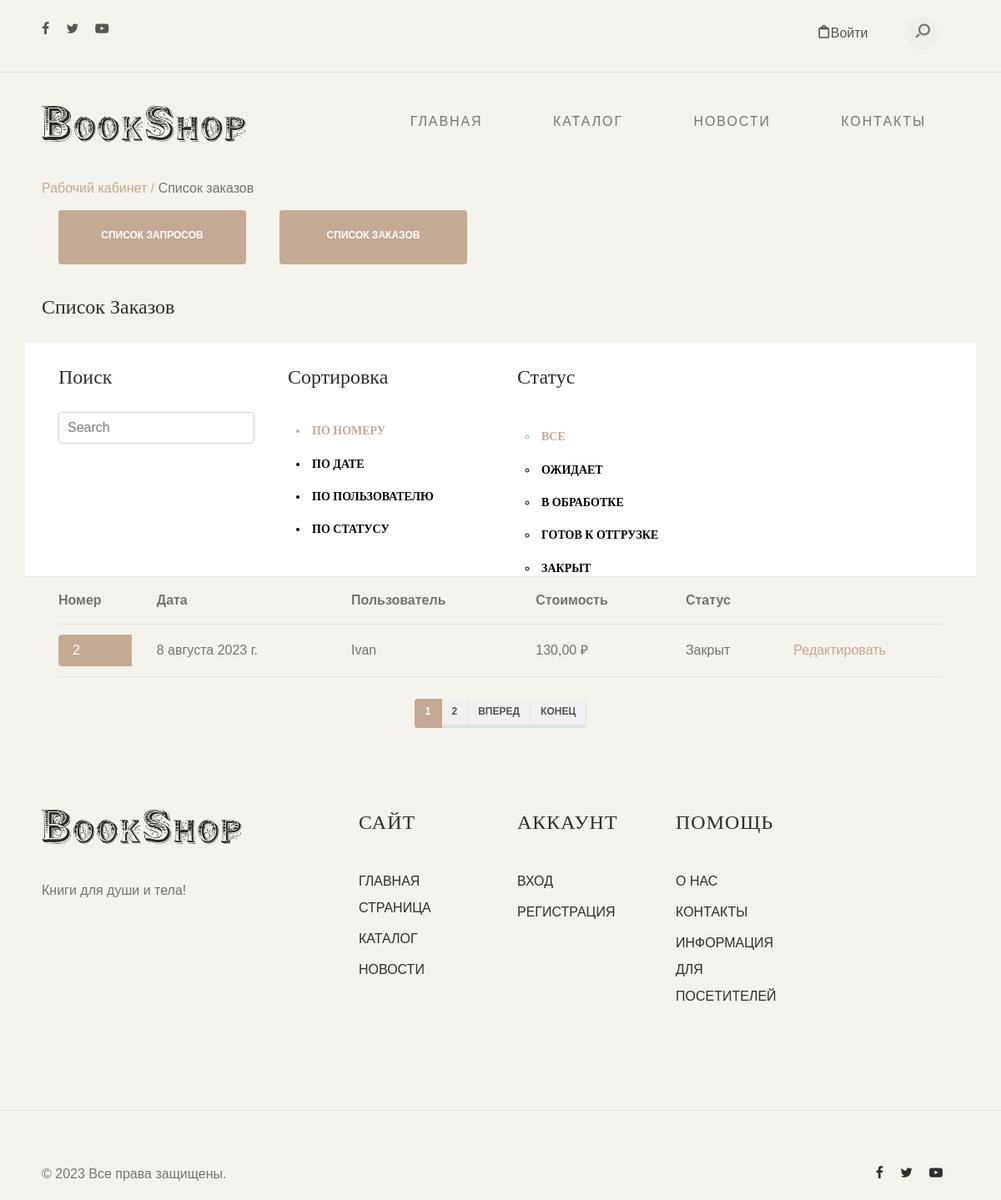
The page /order_list/ on the database as committed earlier.
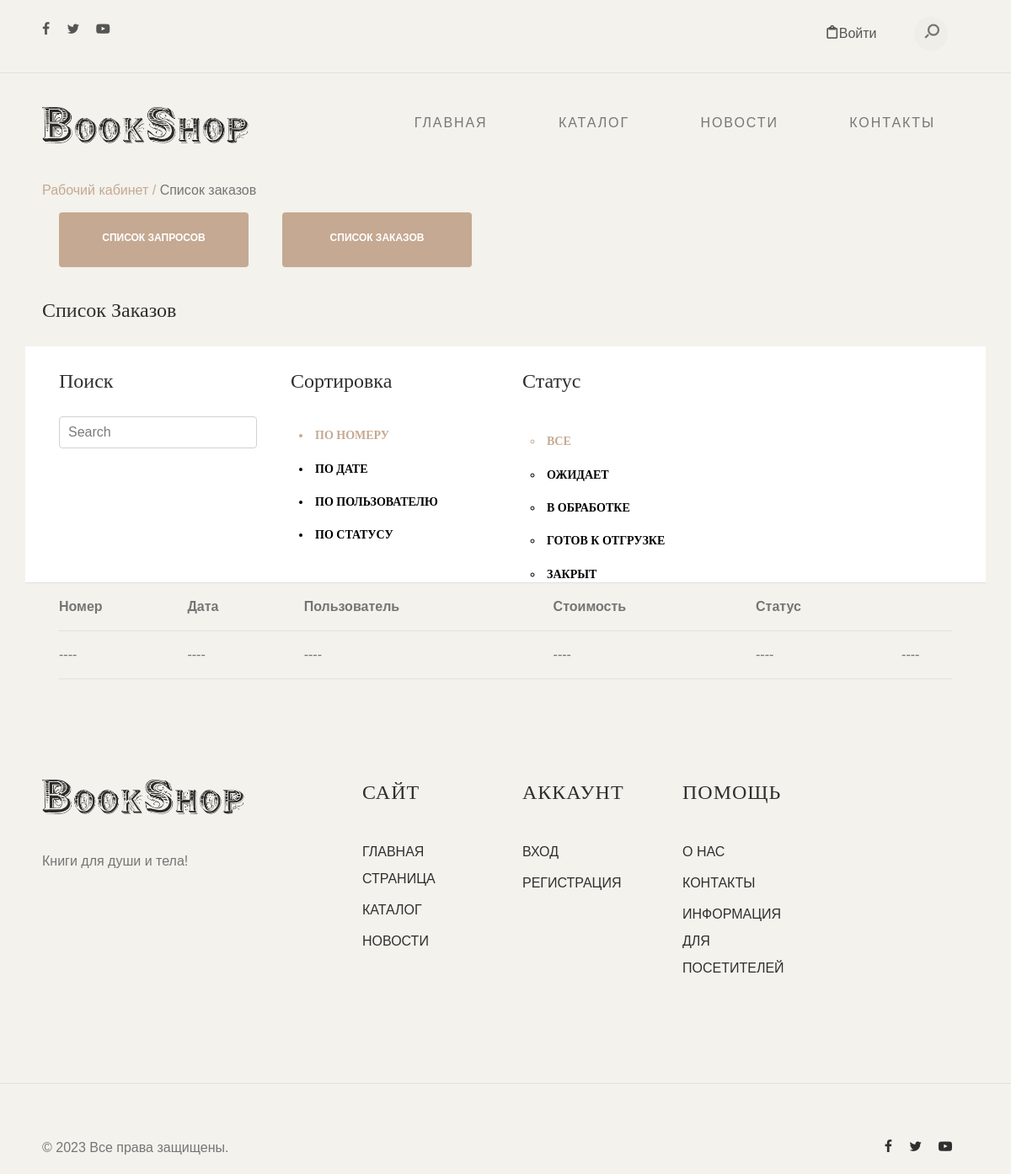
The same page on the database as committed later.
### basketapp/models.py (models this page shows, shortened)
class Order(models.Model):
    create_date = models.DateField(auto_now_add=True)
    update_date = models.DateField(auto_now=True)
    status = models.CharField(max_length=20, choices=STATUS, default=DEFAULT_STATUS)
    user = models.ForeignKey(User, on_delete=models.CASCADE)
    def sum(self):
        baskets = Basket.objects.filter(order=self.pk)
        return sum(basket.sum() for basket in baskets)

class Basket(models.Model):
    user = models.ForeignKey(User, on_delete=models.CASCADE)
    book = models.ForeignKey(Book, on_delete=models.CASCADE)
    order = models.ForeignKey(Order, on_delete=models.CASCADE, null=True, blank=True)
    create_date = models.DateField(auto_now_add=True)
    update_date = models.DateField(auto_now=True)
    quantity = models.PositiveIntegerField(default=1)
    def sum(self):
        return self.quantity * self.book.price

### authapp/models.py (models this page shows, shortened)
class User(AbstractUser):
    guid = models.CharField(max_length=128, blank=True, null=True)

### mainapp/models.py (models this page shows, shortened)
class Book(models.Model):
    name = models.CharField(max_length=64)
    author = models.CharField(max_length=64, blank=True)
    foto = models.ImageField(upload_to='book_images', blank=True)
    article = models.IntegerField()
    date_receipt = models.DateField()
    category = models.ForeignKey(BookCategory, on_delete=models.CASCADE)
    description = models.TextField()
    price = models.DecimalField(max_digits=8, decimal_places=2)
    date_create = models.DateField(auto_now_add=True)
    date_update = models.DateField(auto_now=True)

### sellerapp/views.py (the view, shortened to what this page needs)
# urls.py: path('order_list/', order_list, name='order_list'),
def order_list(request):
    if "o_sort" not in request.session:
        request.session["o_sort"] = "id"
    if "o_search" not in request.session:
        request.session["o_search"] = ""
    if "o_filter" not in request.session:
        request.session["o_filter"] = ""
    o_order = request.GET.get('o_sort')
    o_filter = request.GET.get('o_filter')
    if o_order:
        request.session["o_sort"] = o_order
    if o_filter:
        request.session["o_filter"] = o_filter
    o_query = request.GET.get('o_q')
    stop = request.GET.get('stop_search')
    stop_f = request.GET.get('stop_filter')
    if stop:
        request.session["o_search"] = ""
    if stop_f:
        request.session["o_filter"] = ""
    o_o_field = request.session["o_sort"]
    o_f_field = request.session["o_filter"]
    if o_filter:
        request.session["o_filter"] = o_filter
        if request.session["o_search"] == "":
            object_list = Order.objects.filter(
                Q(status__iregex=request.session["o_filter"])).order_by(request.session["o_sort"])
        else:
            object_list = Order.objects.filter(Q(status__iregex=request.session["o_filter"])).filter(
                Q(basket__book__name__iregex=request.session["o_search"]) | Q(user__username__contains=request.session["o_search"]) | Q(id__iregex=request.session["o_search"]) | Q(
                    create_date__iregex=request.session["o_search"])).order_by(request.session["o_sort"])
    else:
        if request.session["o_search"] == "":
            if request.session["o_filter"] == "":
                object_list = Order.objects.order_by(request.session["o_sort"])
            else:
                object_list = Order.objects.filter(
                    Q(status__iregex=request.session["o_filter"])).order_by(request.session["o_sort"])
    s_o_field = request.session["o_search"]
    items_per_page = 1
    paginator = Paginator(object_list, items_per_page)
    page_number = request.GET.get('page', 1)
    try:
        page_obj = paginator.get_page(page_number)
    except PageNotAnInteger:
        page_obj = paginator.get_page(1)
    except EmptyPage:
        page_obj = paginator.get_page(paginator.num_pages)
    context = {'object_list': object_list, 'page_obj': page_obj, 'o_f_field': o_f_field, 'o_o_field': o_o_field,
               's_o_field': s_o_field}
    return render(request, 'sellerapp/order_list.html', context)

### sellerapp/templates/sellerapp/order_list.html (shortened to what the changed rows need)
{% extends 'mainapp/extends/base.html'%}
{% block  content %}
<div id="header-wrap">
    {% include 'mainapp/includes/header.html'%}
    {% include 'mainapp/includes/menu.html'%}
</div>
<section>
    <div class="container">
    </div>
</section>
<section>
    <div class="container">
    </div>
</section>
<section>
    <div class="container">
        <div class="row">
            <div class="col-md-12">
                <h2>Список заказов</h2>
            </div>
        </div>
    </div>
</section>
<section>
    <div class="container">
        <div class="row accordion-item">
            <div class="col-md-12">
                <div class="col-md-3">
                    <div class="colored">
                        <h2>Поиск</h2>
                    </div>
                </div>
                <div class="col-md-3">
                    <div class="colored">
                        <h2>Сортировка</h2>
                    </div>
                </div>
                <div class="col-md-3">
                    <div class="colored">
                        <h2>Статус</h2>
                    </div>
                </div>
            </div>
        </div>
        <div class="col-md-12">
            <table class="u-full-width">
                <thead>
                <tr>
                    <th>Номер</th>
                    <th>Дата</th>
                    <th>Пользователь</th>
                    <th>Стоимость</th>
                    <th>Статус</th>
                    <th></th>
                </tr>
                </thead>
                <tbody>
                {% if page_obj.object_list %}
                    {% for order in page_obj.object_list %}
                        <tr>
                            <td class="page-item active"><a href="{% url 's_order_detail' order.pk %}" class="page-link nav-link">{{ order.pk }}</a></td>
                            <td>{{ order.create_date }}</td>
                            <td>{{ order.user.username }} </td>
                            <td>{{ order.sum }} ₽ </td>
                            <td>{{ order.status }}</td>
                            <td>
                    <a href="{% url 's_order_detail' order.pk %}" class="btn-black">Редактировать</a>
                </td>
                        </tr>
                    {% endfor %}
                {% else %}
                    <tr>
                        <td>----</td>
                        <td>----</td>
                        <td>----</td>
                        <td>----</td>
                        <td>----</td>
                        <td>----</td>
                    </tr>
                {% endif %}
                </tbody>
            </table>
        </div>
    </div>
</section>
{% include 'mainapp/includes/pagination.html'%}
{% include 'mainapp/includes/footer.html'%}
{% endblock %}

Rows that differ between the two databases and show on the page:
removed Order: pk "2", create_date "8 августа 2023 г.", user.username "Ivan", sum "130,00", status "Закрыт"
Other text that changed with them:
text no longer shown: "ВПЕРЕД КОНЕЦ"
list line gone: "1"
list line gone: "2"
